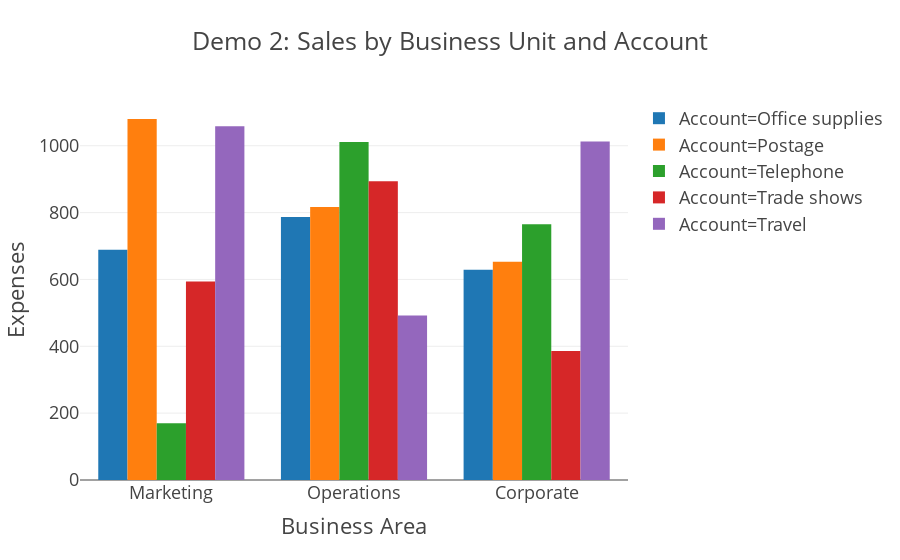

Notebook cell for this chart:
### Code cell
# Plot
fig = px.bar(df_office_melt, 
             x='Business Area', 
             y='Expenses',
             color = 'Account',
             barmode = 'group', 
             template='presentation',
             title='Demo 2: Sales by Business Unit and Account')

fig.show()

### Figure 1 — Plotly figure (JSON) as saved in the notebook; plotly's stock layout.template omitted (floating-point values rounded to 4 significant figures)
{"data": [{"alignmentgroup": "True", "hoverlabel": {"namelength": 0}, "hovertemplate": "Account=Office supplies<br>Business Area=%{x}<br>Expenses=%{y}", "legendgroup": "Account=Office supplies", "marker": {"color": "#1F77B4"}, "name": "Account=Office supplies", "offsetgroup": "Account=Office supplies", "orientation": "v", "showlegend": true, "textposition": "auto", "type": "bar", "x": ["Marketing", "Operations", "Corporate"], "xaxis": "x", "y": [689, 787, 629], "yaxis": "y"}, {"alignmentgroup": "True", "hoverlabel": {"namelength": 0}, "hovertemplate": "Account=Postage<br>Business Area=%{x}<br>Expenses=%{y}", "legendgroup": "Account=Postage", "marker": {"color": "#FF7F0E"}, "name": "Account=Postage", "offsetgroup": "Account=Postage", "orientation": "v", "showlegend": true, "textposition": "auto", "type": "bar", "x": ["Marketing", "Operations", "Corporate"], "xaxis": "x", "y": [1080, 817, 653], "yaxis": "y"}, {"alignmentgroup": "True", "hoverlabel": {"namelength": 0}, "hovertemplate": "Account=Telephone<br>Business Area=%{x}<br>Expenses=%{y}", "legendgroup": "Account=Telephone", "marker": {"color": "#2CA02C"}, "name": "Account=Telephone", "offsetgroup": "Account=Telephone", "orientation": "v", "showlegend": true, "textposition": "auto", "type": "bar", "x": ["Marketing", "Operations", "Corporate"], "xaxis": "x", "y": [170, 1011, 765], "yaxis": "y"}, {"alignmentgroup": "True", "hoverlabel": {"namelength": 0}, "hovertemplate": "Account=Trade shows<br>Business Area=%{x}<br>Expenses=%{y}", "legendgroup": "Account=Trade shows", "marker": {"color": "#D62728"}, "name": "Account=Trade shows", "offsetgroup": "Account=Trade shows", "orientation": "v", "showlegend": true, "textposition": "auto", "type": "bar", "x": ["Marketing", "Operations", "Corporate"], "xaxis": "x", "y": [594, 894, 386], "yaxis": "y"}, {"alignmentgroup": "True", "hoverlabel": {"namelength": 0}, "hovertemplate": "Account=Travel<br>Business Area=%{x}<br>Expenses=%{y}", "legendgroup": "Account=Travel", "marker": {"color": "#9467BD"}, "name": "Account=Travel", "offsetgroup": "Account=Travel", "orientation": "v", "showlegend": true, "textposition": "auto", "type": "bar", "x": ["Marketing", "Operations", "Corporate"], "xaxis": "x", "y": [1058, 492, 1013], "yaxis": "y"}], "layout": {"barmode": "group", "legend": {"tracegroupgap": 0}, "title": {"text": "Demo 2: Sales by Business Unit and Account"}, "xaxis": {"anchor": "y", "domain": [0, 1], "title": {"text": "Business Area"}}, "yaxis": {"anchor": "x", "domain": [0, 1], "title": {"text": "Expenses"}}}}
